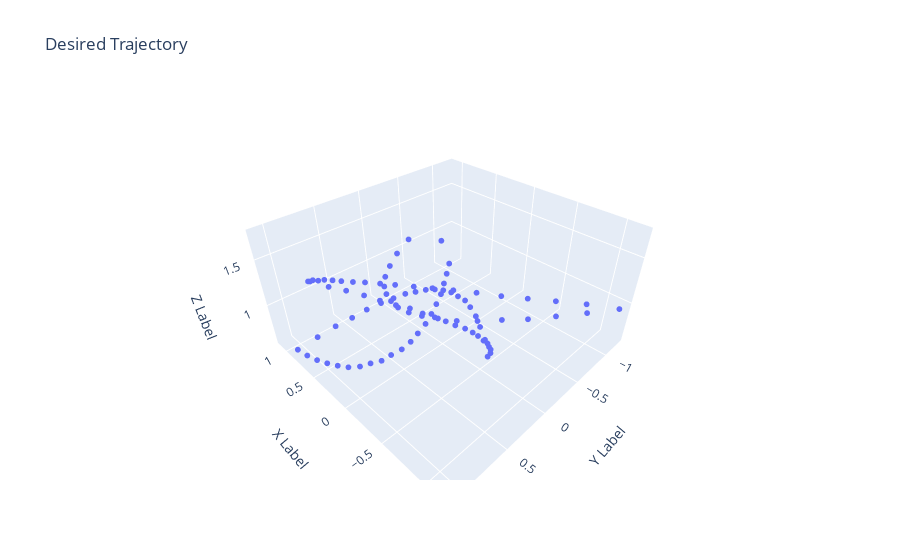

Source (notebook cell):
### Code cell
make_interative_plot(original_points, title= "Desired Trajectory")
